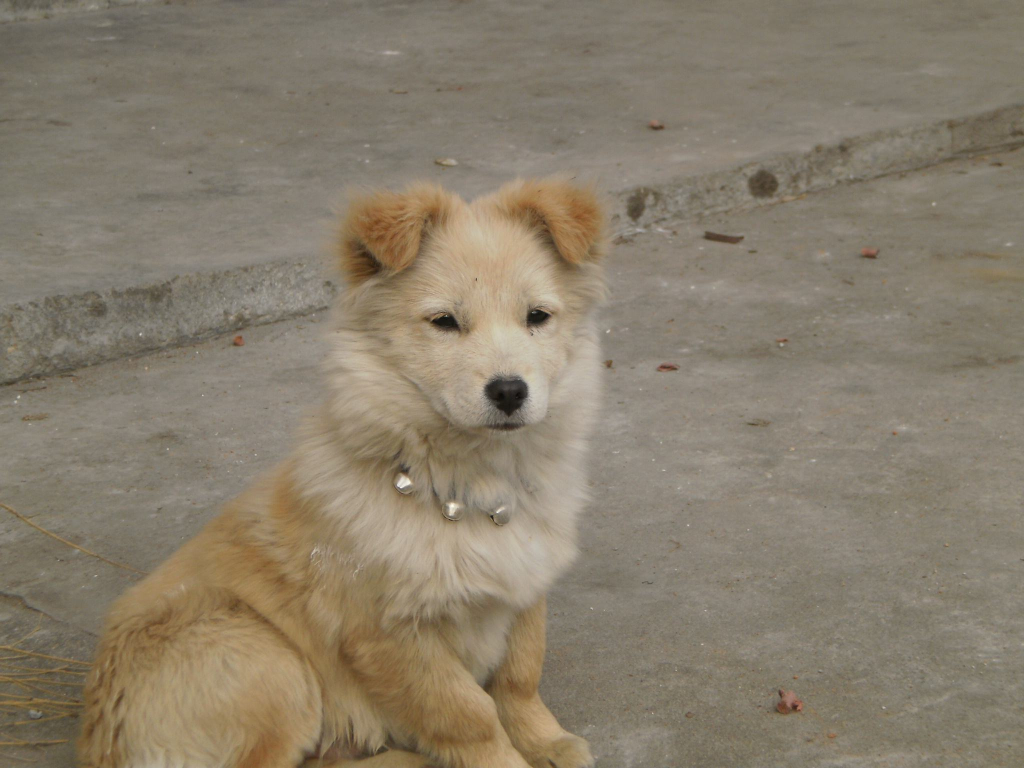
#> input picture 机器学习/猫狗图片检测/dog/1.jpg, 2048 x 1536 px (shown at 1/2 size); its folder holds 4 pictures in this run
$ python week10.py
#> lines starting #> are read from the running program, lines starting #| are printed output that depends on the picture; after the words box and inside, x2 and y2 are one past the last pixel; in counts of white or black regions, pixels touching at a corner belong together; long printed decimals are rounded; pictures that were not available may be replaced by others from this repository, and a replacement may not be noted

import cv2
import numpy as np
import os
import time


def get_file_name(path):
#> called with path = './dog/'
    filenames = os.listdir(path)
    path_filenames = []
    filename_list = []
    for file in filenames:
        if not file.startswith('.'):
            path_filenames.append(os.path.join(path, file))
            filename_list.append(file)

    return path_filenames

"""
特征检测可以通过特征检测器实现，主要有：
1、sift特征检测
2、star_sift迭代模型检测
"""

def sift(path):
#> called with path = './dog/1.jpg'
    time1 = time.time()
    print('>>>>>>>>>>现在进行sift特征检测>>>>>>>>>>>')
    pic1 = cv2.imread(path)
#> pic1 is the input picture: shape (1536, 2048, 3); mean B, G, R 107.6, 125.6, 136.1
    pic2 = cv2.cvtColor(pic1, cv2.COLOR_BGR2GRAY)
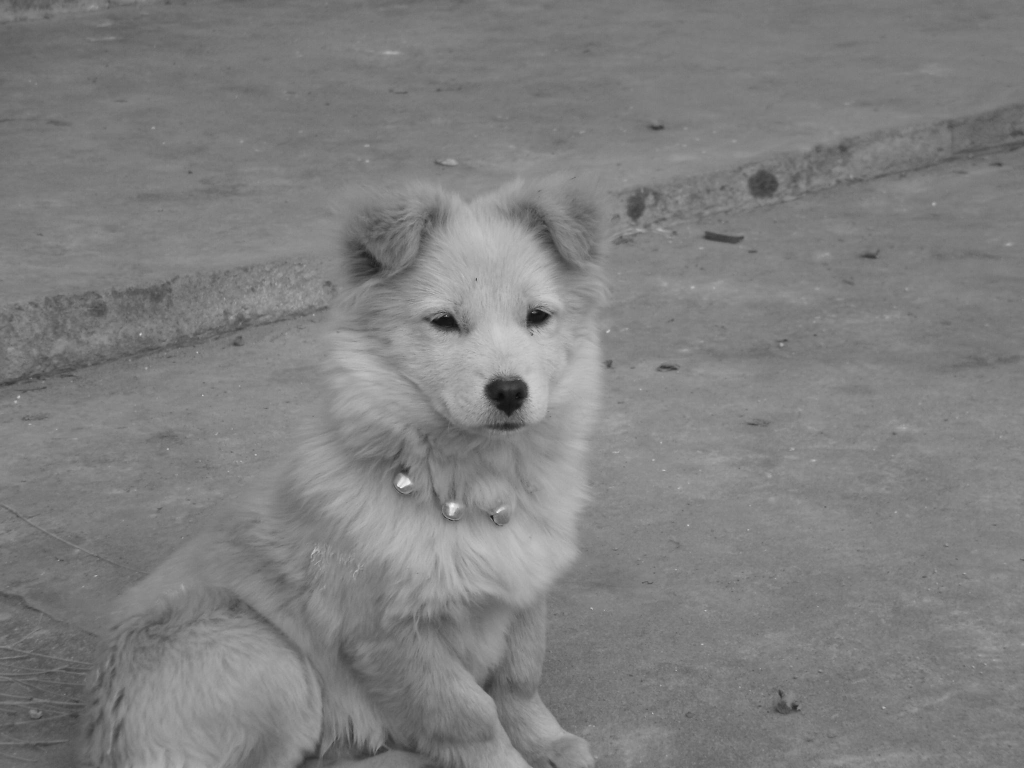
#> pic2: shape (1536, 2048) (shown at 1/2 size); min 4, max 254, mean 126.6
    sift = cv2.xfeatures2d.SIFT_create()
    point = sift.detect(pic2, None)
#> point = 639 keypoints; strongest (x, y, size): (1073, 635, 29.1), (1014, 791, 51.9), (807, 964, 16.2), (994, 1025, 1.9)
    print('特征点个数：', len(point))
#| 特征点个数： 639
    cv2.drawKeypoints(pic1, point, pic1, flags=cv2.DRAW_MATCHES_FLAGS_DEFAULT)
    time2 = time.time()
    d = time2 - time1
    print('耗时：', d)
    #cv2.imshow('pic12', pic12)
    #cv2.imshow('pic111',pic1)
    #cv2.waitKey(0)

"""
模型检测
"""

def star_sift(path):
#> called with path = './dog/1.jpg'
    print('>>>>>>>>>>现在进行star-sift迭代模型检测>>>>>>>>>>')
    time1 = time.time()
    pic1 = cv2.imread(path)
    pic2 = cv2.cvtColor(pic1, cv2.COLOR_BGR2GRAY)
    # star-sift 迭代模型检测
    star = cv2.xfeatures2d.StarDetector_create()
    point = star.detect(pic2)
#> point = 27 keypoints; strongest (x, y, size): (806, 963, 22), (905, 1015, 16), (281, 668, 4), (802, 974, 4)
    sift = cv2.xfeatures2d.SIFT_create()
    point2, features = sift.compute(pic2, point)
#> point2 has the same summary as point
    print('特征点个数：', len(point2))
#| 特征点个数： 27
    cv2.drawKeypoints(pic1, point2, pic1, flags=cv2.DRAW_MATCHES_FLAGS_DEFAULT)
#> pic1: shape (1536, 2048, 3); 0.04% of pixels changed, all inside (x1, y1, x2, y2) = (277, 412, 1772, 1420)
    time2 = time.time()
    print('耗时：', time2-time1)
    #cv2.imshow('pic22',pic1)
    # 特征提取
    #cv2.waitKey(0)


if __name__ == '__main__':
    path = './dog/'
    path1 = './cat/'
    dog = get_file_name(path)
    cat = get_file_name(path1)

    for dog in dog:
        print(dog)
        sift(dog)
        star_sift(dog)
#> pass 2 of the loop `for dog in dog:`:
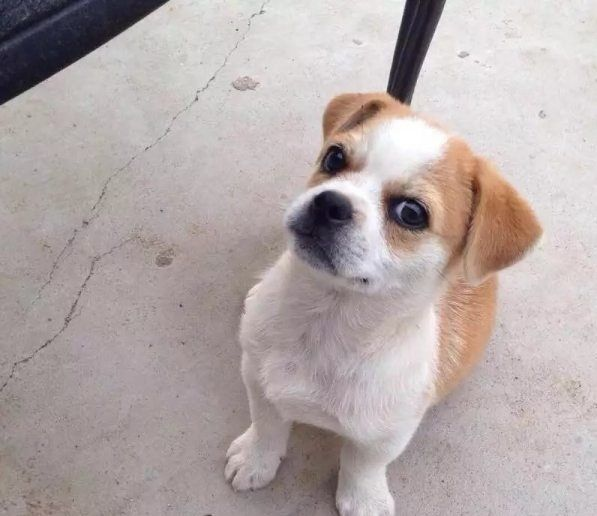
#> input picture 机器学习/猫狗图片检测/dog/10.jpg, 597 x 516 px
#> in sift, pic1 is the input picture: shape (516, 597, 3); mean B, G, R 168.3, 169, 179.9
#> in sift (call 2), `pic2 = cv2.cvtColor(pic1, cv2.COLOR_BGR2GRAY)`:
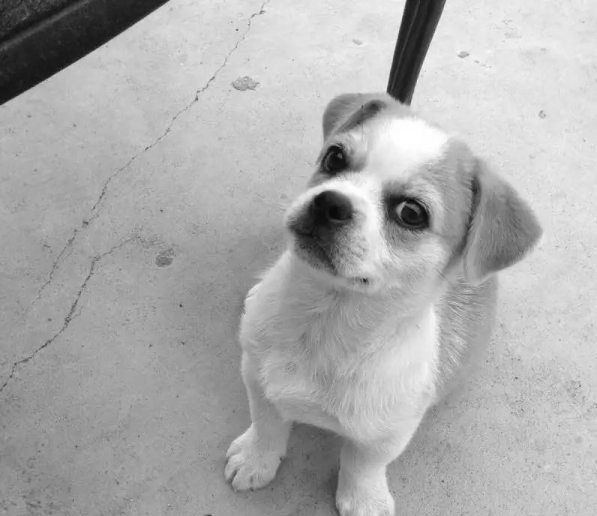
#> pic2: shape (516, 597); min 2, max 255, mean 172.2
#> in sift (call 2), `point = sift.detect(pic2, None)`: point = 314 keypoints; strongest (x, y, size): (336, 161, 20.3), (406, 213, 29.9), (323, 224, 36.4), (340, 185, 13.8)
#| 特征点个数： 314
#> in star_sift (call 2), `point = star.detect(pic2)`: point = 33 keypoints; strongest (x, y, size): (361, 189, 32), (339, 184, 16), (344, 185, 22), (333, 184, 12)
#> point2 has the same summary as point
#| 特征点个数： 33
#> in star_sift (call 2), `cv2.drawKeypoints(pic1, point2, pic1, flags=cv2.DRAW_MATCHES_FLAGS_DEF..`:
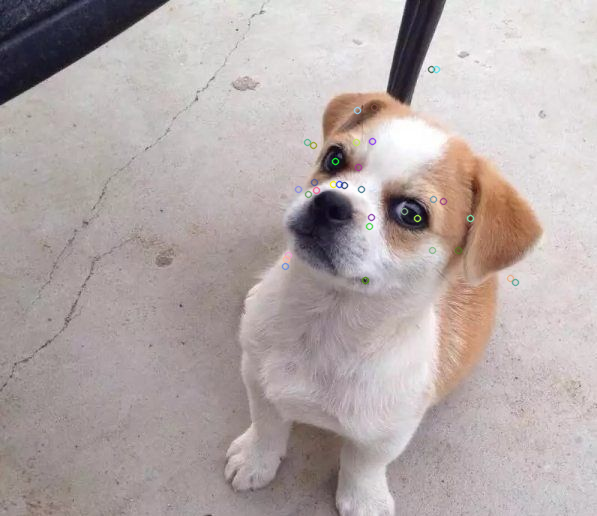
#> pic1: shape (516, 597, 3); mean B, G, R 168.2, 169, 179.7
#> pass 3 of the loop `for dog in dog:`:
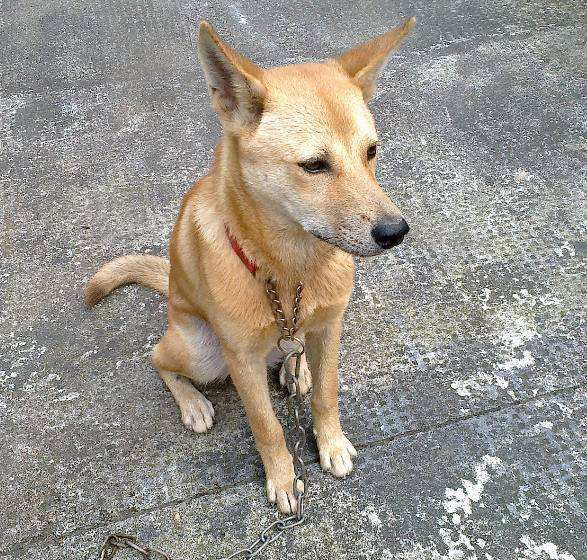
#> input picture 机器学习/猫狗图片检测/dog/11.jpg, 587 x 560 px
#> in sift, pic1 is the input picture: shape (560, 587, 3); mean B, G, R 140, 147.5, 152.5
#> in sift (call 3), `pic2 = cv2.cvtColor(pic1, cv2.COLOR_BGR2GRAY)`:
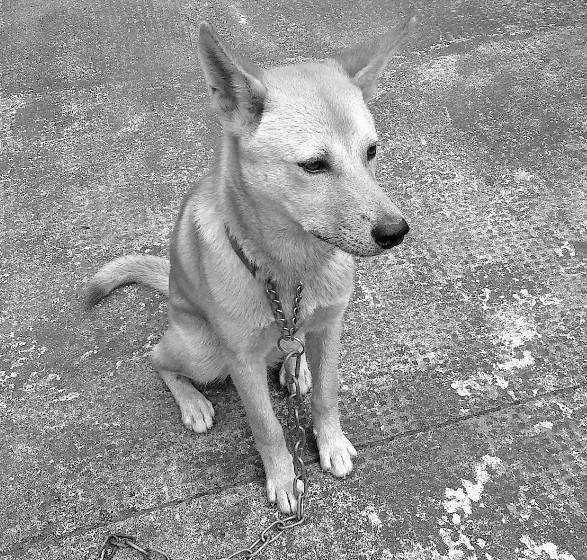
#> pic2: shape (560, 587); min 0, max 255, mean 148.2
#> in sift (call 3), `point = sift.detect(pic2, None)`: point = 1708 keypoints; strongest (x, y, size): (320, 165, 14.7), (263, 539, 1.9), (371, 152, 8.3), (418, 515, 2)
#| 特征点个数： 1708
#> in star_sift (call 3), `point = star.detect(pic2)`: point = 297 keypoints; strongest (x, y, size): (300, 484, 6), (336, 452, 32), (303, 357, 4), (345, 387, 4)
#> point2 has the same summary as point
#| 特征点个数： 297
#> in star_sift (call 3), `cv2.drawKeypoints(pic1, point2, pic1, flags=cv2.DRAW_MATCHES_FLAGS_DEF..`:
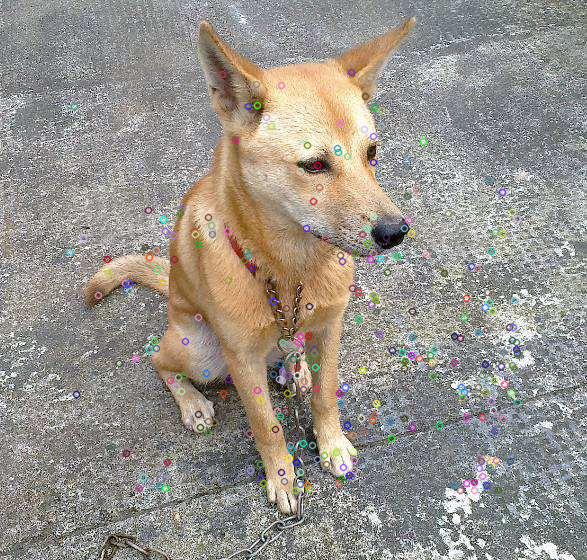
#> pic1: shape (560, 587, 3); mean B, G, R 139.9, 147.1, 152
#> the loop made 4 passes; the first 3 are shown
    for cat in cat:
        print(cat)
        sift(cat)
#> in sift (call 5), `point = sift.detect(pic2, None)`: point = 639 keypoints; strongest (x, y, size): (1073, 635, 29.1), (1014, 791, 51.9), (807, 964, 16.2), (994, 1025, 1.9)
#| 特征点个数： 639
#> in sift (call 5), `cv2.drawKeypoints(pic1, point, pic1, flags=cv2.DRAW_MATCHES_FLAGS_DEFA..`:
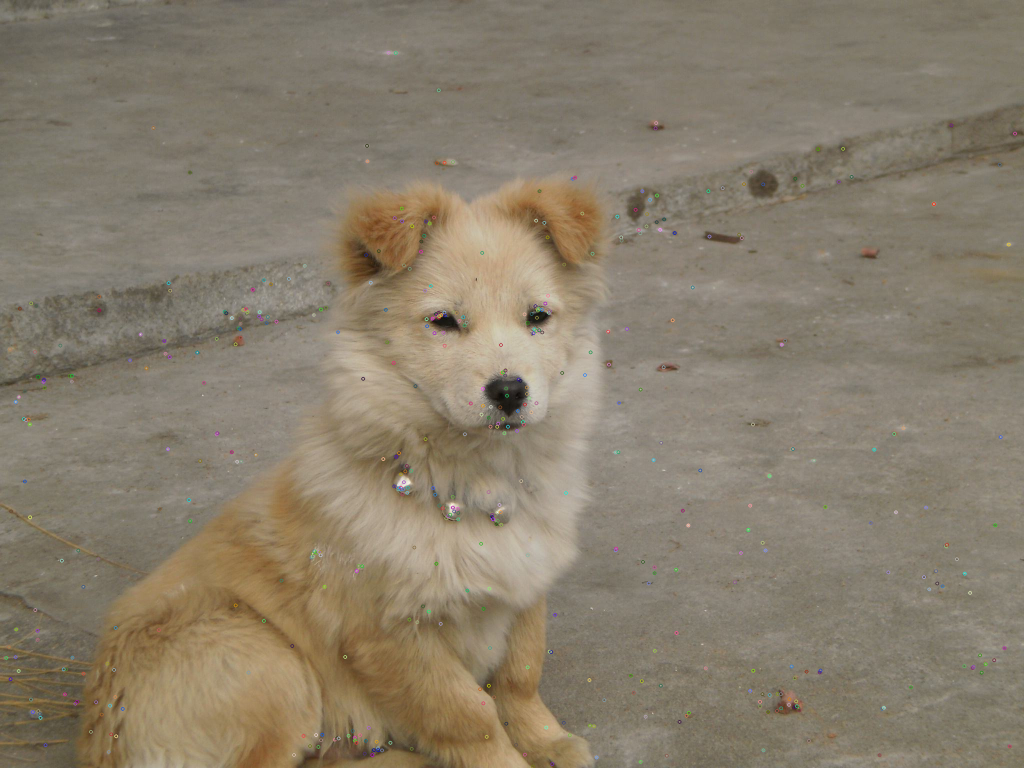
#> pic1: shape (1536, 2048, 3) (shown at 1/2 size); mean B, G, R 107.7, 125.6, 136.1
#> in sift (call 5), `d = time2 - time1`: d = 1.94
#| 耗时： 1.938
        star_sift(cat)
#> in star_sift (call 5), `point = star.detect(pic2)`: point = 27 keypoints; strongest (x, y, size): (806, 963, 22), (905, 1015, 16), (281, 668, 4), (802, 974, 4)
#> in star_sift (call 5), `point2, features = sift.compute(pic2, point)`: point2 has the same summary as point
#| 特征点个数： 27
